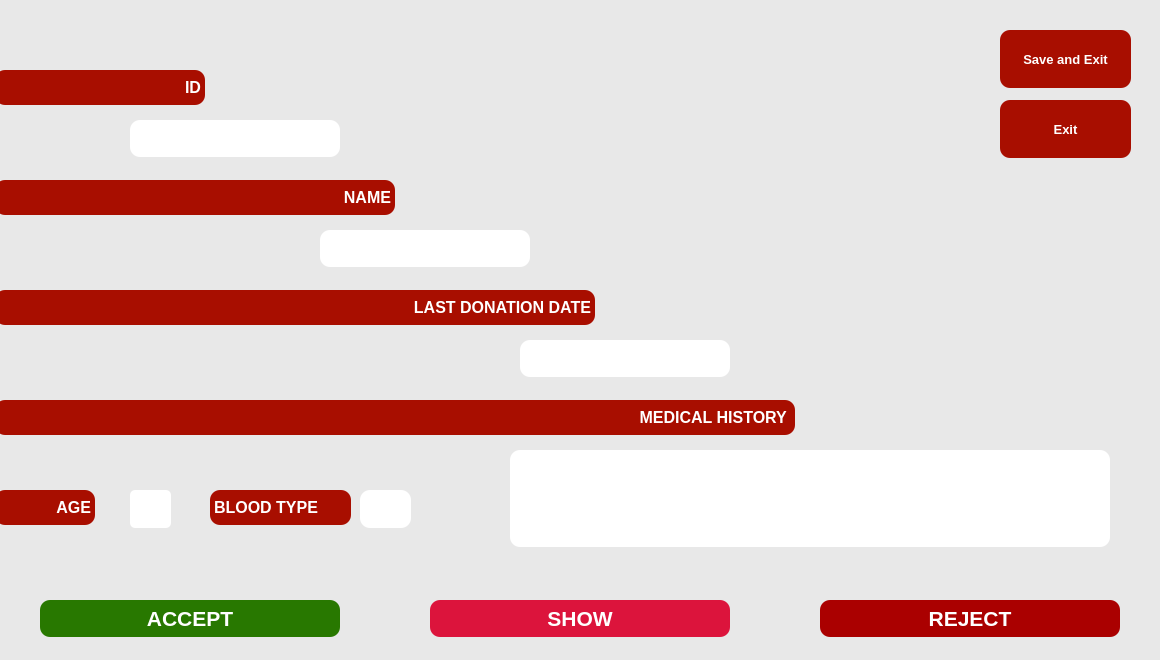
<?xml version="1.0" encoding="UTF-8"?>
<ui version="4.0">
 <class>showDonationRequstes</class>
 <widget class="QDialog" name="showDonationRequstes">
  <property name="geometry">
   <rect>
    <x>0</x>
    <y>0</y>
    <width>1160</width>
    <height>660</height>
   </rect>
  </property>
  <property name="maximumSize">
   <size>
    <width>1160</width>
    <height>660</height>
   </size>
  </property>
  <property name="windowTitle">
   <string>Dialog</string>
  </property>
  <property name="styleSheet">
   <string notr="true">#showDonationRequstes{
background-color:	rgb(232,232,232);
}</string>
  </property>
  <widget class="QPlainTextEdit" name="ID">
   <property name="enabled">
    <bool>true</bool>
   </property>
   <property name="geometry">
    <rect>
     <x>130</x>
     <y>120</y>
     <width>210</width>
     <height>40</height>
    </rect>
   </property>
   <property name="font">
    <font>
     <family>Times New Roman</family>
     <pointsize>16</pointsize>
     <weight>75</weight>
     <bold>true</bold>
    </font>
   </property>
   <property name="styleSheet">
    <string notr="true">#ID{
background-color:rgb(255, 255, 255);
color:rgb(220, 20, 60);
border-radius: 10px;
margin-bottom:3px;
}</string>
   </property>
  </widget>
  <widget class="QLabel" name="label">
   <property name="geometry">
    <rect>
     <x>-5</x>
     <y>70</y>
     <width>210</width>
     <height>40</height>
    </rect>
   </property>
   <property name="font">
    <font>
     <pointsize>12</pointsize>
     <weight>75</weight>
     <bold>true</bold>
    </font>
   </property>
   <property name="styleSheet">
    <string notr="true">#label{
color:white;
background-color:rgb(168, 14, 0);;
border-radius: 10px;
margin-bottom:5px;
}</string>
   </property>
   <property name="text">
    <string>ID</string>
   </property>
   <property name="alignment">
    <set>Qt::AlignRight|Qt::AlignTrailing|Qt::AlignVCenter</set>
   </property>
  </widget>
  <widget class="QLabel" name="label_2">
   <property name="geometry">
    <rect>
     <x>-5</x>
     <y>180</y>
     <width>400</width>
     <height>40</height>
    </rect>
   </property>
   <property name="font">
    <font>
     <pointsize>12</pointsize>
     <weight>75</weight>
     <bold>true</bold>
    </font>
   </property>
   <property name="styleSheet">
    <string notr="true">#label_2{
color:white;
background-color:rgb(168, 14, 0);;
border-radius: 10px;
margin-bottom:5px;
}</string>
   </property>
   <property name="text">
    <string>NAME</string>
   </property>
   <property name="alignment">
    <set>Qt::AlignRight|Qt::AlignTrailing|Qt::AlignVCenter</set>
   </property>
  </widget>
  <widget class="QLabel" name="label_3">
   <property name="geometry">
    <rect>
     <x>-5</x>
     <y>290</y>
     <width>600</width>
     <height>40</height>
    </rect>
   </property>
   <property name="font">
    <font>
     <pointsize>12</pointsize>
     <weight>75</weight>
     <bold>true</bold>
    </font>
   </property>
   <property name="styleSheet">
    <string notr="true">#label_3{
color:white;
background-color:rgb(168, 14, 0);;
border-radius: 10px;
margin-bottom:5px;
}</string>
   </property>
   <property name="text">
    <string>LAST DONATION DATE</string>
   </property>
   <property name="alignment">
    <set>Qt::AlignRight|Qt::AlignTrailing|Qt::AlignVCenter</set>
   </property>
  </widget>
  <widget class="QLabel" name="label_4">
   <property name="geometry">
    <rect>
     <x>-5</x>
     <y>400</y>
     <width>800</width>
     <height>40</height>
    </rect>
   </property>
   <property name="font">
    <font>
     <pointsize>12</pointsize>
     <weight>75</weight>
     <bold>true</bold>
    </font>
   </property>
   <property name="styleSheet">
    <string notr="true">#label_4{
color:white;
background-color:rgb(168, 14, 0);
border-radius: 10px;
margin-bottom:5px;
}</string>
   </property>
   <property name="text">
    <string>MEDICAL HISTORY </string>
   </property>
   <property name="alignment">
    <set>Qt::AlignRight|Qt::AlignTrailing|Qt::AlignVCenter</set>
   </property>
  </widget>
  <widget class="QPlainTextEdit" name="NAME">
   <property name="enabled">
    <bool>true</bool>
   </property>
   <property name="geometry">
    <rect>
     <x>320</x>
     <y>230</y>
     <width>210</width>
     <height>40</height>
    </rect>
   </property>
   <property name="font">
    <font>
     <family>Times New Roman</family>
     <pointsize>16</pointsize>
     <weight>75</weight>
     <bold>true</bold>
    </font>
   </property>
   <property name="styleSheet">
    <string notr="true">#NAME{
background-color:rgb(255, 255, 255);
colorr:rgb(220, 20, 60);
border-radius: 10px;
margin-bottom:3px;
}</string>
   </property>
  </widget>
  <widget class="QPlainTextEdit" name="LDD">
   <property name="enabled">
    <bool>true</bool>
   </property>
   <property name="geometry">
    <rect>
     <x>520</x>
     <y>340</y>
     <width>210</width>
     <height>40</height>
    </rect>
   </property>
   <property name="font">
    <font>
     <family>Times New Roman</family>
     <pointsize>16</pointsize>
     <weight>75</weight>
     <bold>true</bold>
    </font>
   </property>
   <property name="styleSheet">
    <string notr="true">#LDD{
background-color:rgb(255, 255, 255);
colorr:rgb(220, 20, 60);
border-radius: 10px;
margin-bottom:3px;
}</string>
   </property>
  </widget>
  <widget class="QPlainTextEdit" name="MHISTORY">
   <property name="enabled">
    <bool>true</bool>
   </property>
   <property name="geometry">
    <rect>
     <x>510</x>
     <y>450</y>
     <width>600</width>
     <height>100</height>
    </rect>
   </property>
   <property name="font">
    <font>
     <family>Times New Roman</family>
     <pointsize>16</pointsize>
     <weight>75</weight>
     <bold>true</bold>
    </font>
   </property>
   <property name="styleSheet">
    <string notr="true">#MHISTORY{
background-color:rgb(255, 255, 255);
colorr:rgb(220, 20, 60);
border-radius: 10px;
margin-bottom:3px;
}</string>
   </property>
  </widget>
  <widget class="QPushButton" name="ACCEPT">
   <property name="geometry">
    <rect>
     <x>40</x>
     <y>600</y>
     <width>300</width>
     <height>40</height>
    </rect>
   </property>
   <property name="font">
    <font>
     <pointsize>16</pointsize>
     <weight>75</weight>
     <bold>true</bold>
    </font>
   </property>
   <property name="styleSheet">
    <string notr="true">#ACCEPT{
	color:rgb(255, 255, 255);
background-color:rgb(40, 120, 0);
border-radius: 10px;
margin-bottom:3px;
}

#ACCEPT:hover{
background-color: rgb(19, 207, 35);
}</string>
   </property>
   <property name="text">
    <string>ACCEPT</string>
   </property>
  </widget>
  <widget class="QPushButton" name="REJECT">
   <property name="geometry">
    <rect>
     <x>820</x>
     <y>600</y>
     <width>300</width>
     <height>40</height>
    </rect>
   </property>
   <property name="font">
    <font>
     <pointsize>16</pointsize>
     <weight>75</weight>
     <bold>true</bold>
    </font>
   </property>
   <property name="styleSheet">
    <string notr="true">#REJECT{
color:rgb(255, 255, 255);
background-color:rgb(170, 0, 0);
border-radius: 10px;
margin-bottom:3px;
}


#REJECT:hover{
background-color: rgb(235, 0, 0);
}</string>
   </property>
   <property name="text">
    <string>REJECT</string>
   </property>
  </widget>
  <widget class="QPushButton" name="SHOW">
   <property name="geometry">
    <rect>
     <x>430</x>
     <y>600</y>
     <width>300</width>
     <height>40</height>
    </rect>
   </property>
   <property name="font">
    <font>
     <pointsize>16</pointsize>
     <weight>75</weight>
     <bold>true</bold>
    </font>
   </property>
   <property name="styleSheet">
    <string notr="true">#SHOW{
background-color:rgb(220, 20, 60);
color:rgb(255, 255, 255);
border-radius: 10px;
margin-bottom:3px;
}</string>
   </property>
   <property name="text">
    <string>SHOW</string>
   </property>
  </widget>
  <widget class="QLabel" name="label_5">
   <property name="geometry">
    <rect>
     <x>-5</x>
     <y>490</y>
     <width>100</width>
     <height>40</height>
    </rect>
   </property>
   <property name="font">
    <font>
     <pointsize>12</pointsize>
     <weight>75</weight>
     <bold>true</bold>
    </font>
   </property>
   <property name="styleSheet">
    <string notr="true">#label_5{
color:white;
background-color:rgb(168, 14, 0);;
border-radius: 10px;
margin-bottom:5px;
}</string>
   </property>
   <property name="text">
    <string>AGE</string>
   </property>
   <property name="alignment">
    <set>Qt::AlignRight|Qt::AlignTrailing|Qt::AlignVCenter</set>
   </property>
  </widget>
  <widget class="QLabel" name="label_6">
   <property name="geometry">
    <rect>
     <x>300</x>
     <y>20</y>
     <width>641</width>
     <height>551</height>
    </rect>
   </property>
   <property name="layoutDirection">
    <enum>Qt::RightToLeft</enum>
   </property>
   <property name="text">
    <string/>
   </property>
   <property name="pixmap">
    <pixmap>../../Desktop/blood-new.svg</pixmap>
   </property>
   <property name="scaledContents">
    <bool>true</bool>
   </property>
  </widget>
  <widget class="QPlainTextEdit" name="AGE">
   <property name="geometry">
    <rect>
     <x>130</x>
     <y>490</y>
     <width>41</width>
     <height>41</height>
    </rect>
   </property>
   <property name="font">
    <font>
     <family>Times New Roman</family>
     <pointsize>16</pointsize>
     <weight>75</weight>
     <bold>true</bold>
    </font>
   </property>
   <property name="styleSheet">
    <string notr="true">#AGE{
background-color:rgb(255, 255, 255);
colorr:rgb(220, 20, 60);
border-radius: 5px;
margin-bottom:3px;
}</string>
   </property>
  </widget>
  <widget class="QPushButton" name="save">
   <property name="geometry">
    <rect>
     <x>1000</x>
     <y>30</y>
     <width>131</width>
     <height>61</height>
    </rect>
   </property>
   <property name="font">
    <font>
     <pointsize>10</pointsize>
     <weight>75</weight>
     <bold>true</bold>
    </font>
   </property>
   <property name="styleSheet">
    <string notr="true">#save{
color:rgb(255, 255, 255);
background-color: rgb(168, 14, 0);;
border-radius: 10px;
margin-bottom:3px;
}

#save:hover{
background-color: rgb(235, 0, 0);
}</string>
   </property>
   <property name="text">
    <string>Save and Exit</string>
   </property>
  </widget>
  <widget class="QLabel" name="bloodt">
   <property name="geometry">
    <rect>
     <x>210</x>
     <y>490</y>
     <width>141</width>
     <height>40</height>
    </rect>
   </property>
   <property name="font">
    <font>
     <pointsize>12</pointsize>
     <weight>75</weight>
     <bold>true</bold>
    </font>
   </property>
   <property name="styleSheet">
    <string notr="true">#bloodt{
color:white;
background-color:rgb(168, 14, 0);;
border-radius: 10px;
margin-bottom:5px;
}</string>
   </property>
   <property name="text">
    <string>BLOOD TYPE</string>
   </property>
  </widget>
  <widget class="QPlainTextEdit" name="bloodtype">
   <property name="geometry">
    <rect>
     <x>360</x>
     <y>490</y>
     <width>51</width>
     <height>41</height>
    </rect>
   </property>
   <property name="font">
    <font>
     <family>Times New Roman</family>
     <pointsize>16</pointsize>
     <weight>75</weight>
     <bold>true</bold>
    </font>
   </property>
   <property name="styleSheet">
    <string notr="true">#bloodtype{

background-color:rgb(255, 255, 255);
colorr:rgb(220, 20, 60);
border-radius: 10px;
margin-bottom:3px;
}</string>
   </property>
  </widget>
  <widget class="QPushButton" name="Cancel">
   <property name="geometry">
    <rect>
     <x>1000</x>
     <y>100</y>
     <width>131</width>
     <height>61</height>
    </rect>
   </property>
   <property name="font">
    <font>
     <pointsize>10</pointsize>
     <weight>75</weight>
     <bold>true</bold>
    </font>
   </property>
   <property name="styleSheet">
    <string notr="true">#Cancel{
color:rgb(255, 255, 255);
background-color: rgb(168, 14, 0);;
border-radius: 10px;
margin-bottom:3px;
}

#Cancel:hover{
background-color: rgb(235, 0, 0);
}</string>
   </property>
   <property name="text">
    <string>Exit</string>
   </property>
  </widget>
  <zorder>label_6</zorder>
  <zorder>ID</zorder>
  <zorder>label</zorder>
  <zorder>label_2</zorder>
  <zorder>label_3</zorder>
  <zorder>label_4</zorder>
  <zorder>NAME</zorder>
  <zorder>LDD</zorder>
  <zorder>MHISTORY</zorder>
  <zorder>ACCEPT</zorder>
  <zorder>REJECT</zorder>
  <zorder>SHOW</zorder>
  <zorder>label_5</zorder>
  <zorder>AGE</zorder>
  <zorder>save</zorder>
  <zorder>bloodt</zorder>
  <zorder>bloodtype</zorder>
  <zorder>Cancel</zorder>
 </widget>
 <resources/>
 <connections/>
</ui>
